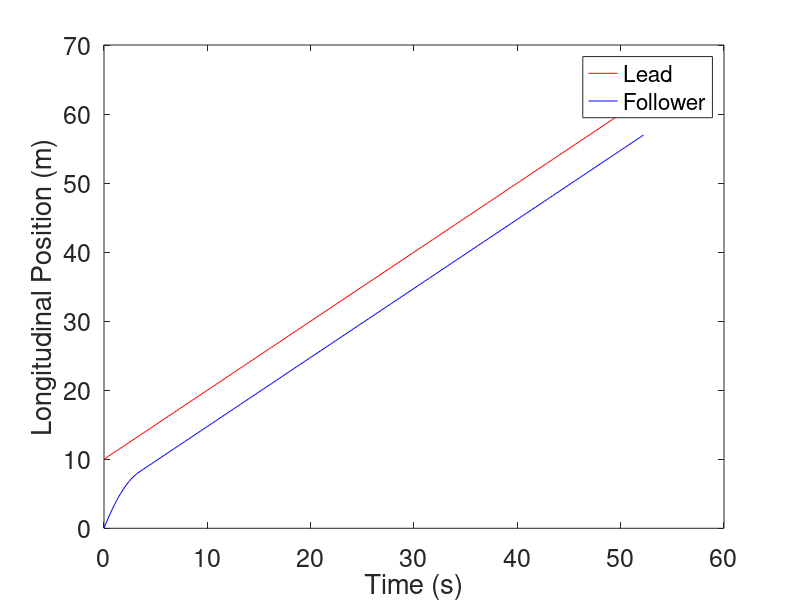
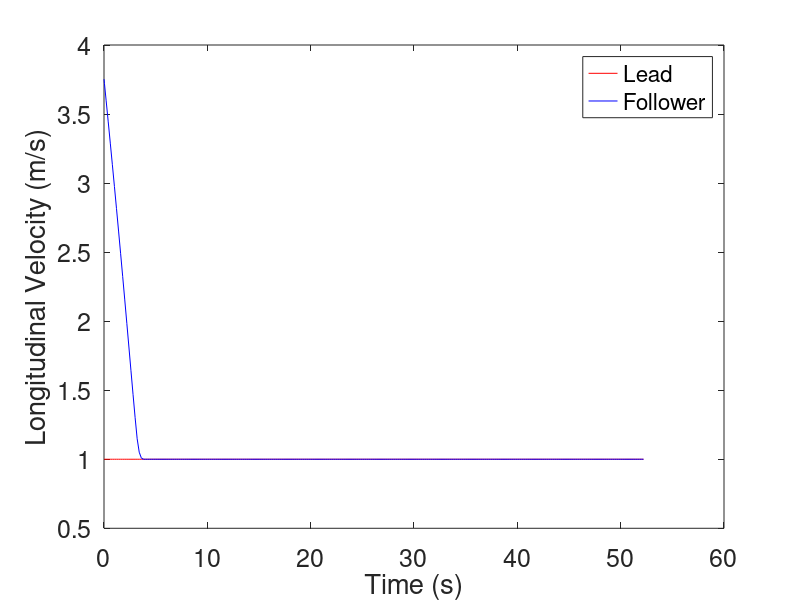
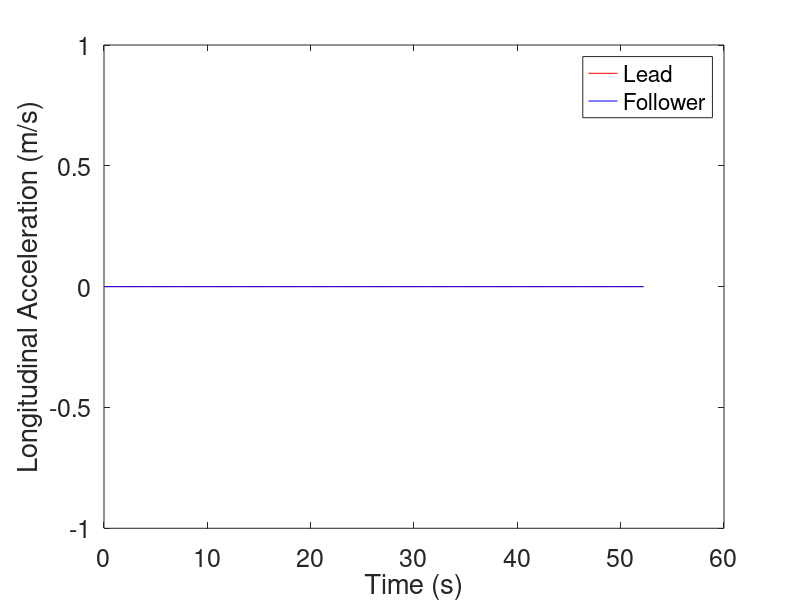

Source code (MATLAB) for these figures, in order:
% Chris Kreienkamp
% 06/27/19
% University of Arizona - CAT Vehicle

% This graphs 2 vehicles, with the front vehicle starting at 10 m in front
% of the follower vehicle. The front vehicle, leadVehicle, travels at a
% constant velocity of 1 m/s while the follower vehicle, followerVehicle
% has its velocity controlled by followerStopper.

clear
clc
clf


%% ORGANIZE DATA
load leaderConstant_followerStopper_pos.mat
t_pos  = leaderConstant_followerStopper_pos.time;
lead_pos = leaderConstant_followerStopper_pos.signals(1).values;
follower_pos = leaderConstant_followerStopper_pos.signals(2).values;

load leaderConstant_followerStopper_vel.mat
t_vel  = leaderConstant_followerStopper_vel.time;
lead_vel = leaderConstant_followerStopper_vel.signals(1).values;
follower_vel = leaderConstant_followerStopper_vel.signals(2).values;

load leaderConstant_followerStopper_acc.mat
t_acc  = leaderConstant_followerStopper_acc.time;
lead_acc = leaderConstant_followerStopper_acc.signals(1).values;
follower_acc = leaderConstant_followerStopper_acc.signals(2).values;


%% PLOT DATA
figure(1)
plot(t_pos,lead_pos,'r-'); hold on
plot(t_pos,follower_pos,'b-'); hold off
set(gca,'FontSize',18)
xlabel('Time (s)'); ylabel('Longitudinal Position (m)')
legend('Lead','Follower','Location','Best')

figure(2)
plot(t_vel,lead_vel,'r-'); hold on
plot(t_vel,follower_vel,'b-'); hold off
set(gca,'FontSize',18)
xlabel('Time (s)'); ylabel('Longitudinal Velocity (m/s)')
legend('Lead','Follower','Location','Best')

figure(3)
plot(t_acc,lead_acc,'r-'); hold on
plot(t_acc,follower_acc,'b-'); hold off
set(gca,'FontSize',18)
xlabel('Time (s)'); ylabel('Longitudinal Acceleration (m/s)')
legend('Lead','Follower','Location','Best')
